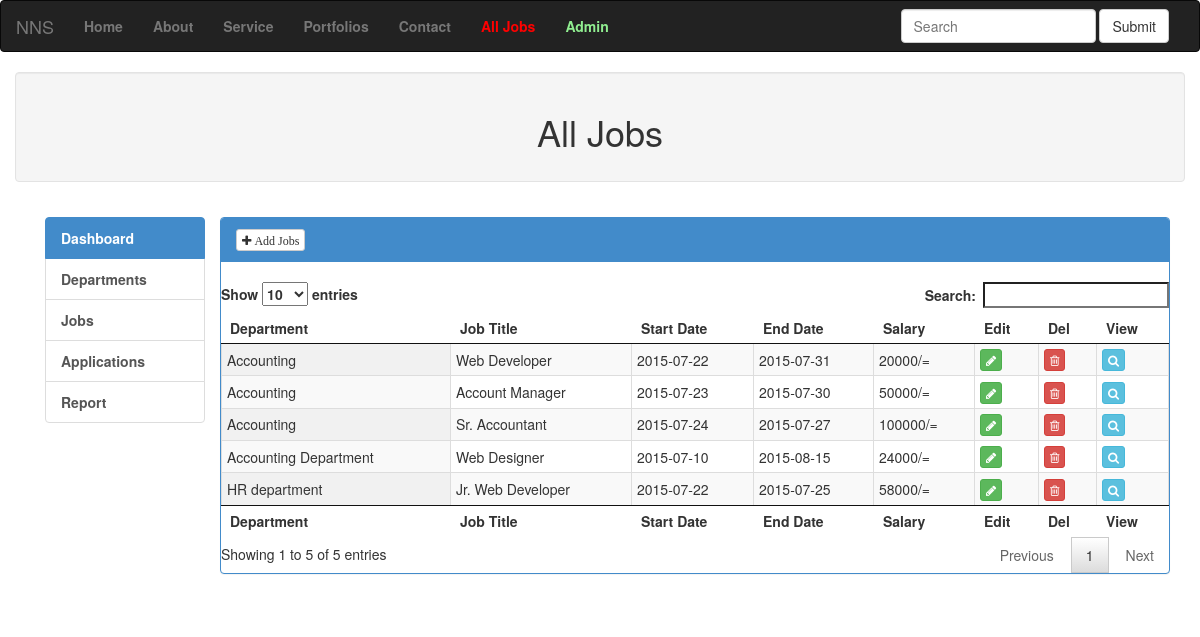
The page /post_controller/jobs on the database its author committed.
### tables this page shows
CREATE TABLE IF NOT EXISTS `job_posts` (
`id` int(11) NOT NULL,
  `department_id` int(11) NOT NULL,
  `job_title` varchar(50) NOT NULL,
  `requirement` text NOT NULL,
  `experience` varchar(50) NOT NULL,
  `education` text NOT NULL,
  `start_date` date NOT NULL,
  `end_date` date NOT NULL,
  `salary` varchar(12) NOT NULL
);

CREATE TABLE IF NOT EXISTS `departments` (
`id` int(11) NOT NULL,
  `department_name` varchar(50) NOT NULL
);

### application/controllers/Post_controller.php (called while the page is built, shortened)
<?php
class Post_controller extends CI_Controller {
	public function jobs($id=false){
		if($id===false)	{
			$data['jobs']=$this->post_model->get_job();
			$this->load->view('jobs',$data);
		}else{
			$data['jobs']=$this->post_model->get_job($id);
			$data['department']=$this->post_model->get_department();
			$this->load->view('edit_jobs',$data);
		}
	}
}

### index.php (called while the page is built, shortened)
<?php
require_once BASEPATH.'core/CodeIgniter.php';

### application/models/Post_model.php (called while the page is built, shortened)
<?php
class post_model extends CI_Model {
	public function get_job($id=false){
		if($id===false){
			$this->db->select('*');
			$this->db->from('departments');
			$this->db->join('job_posts', 'job_posts.department_id = departments.id');
			$query = $this->db->get();
			return $query->result();
		}
			$this->db->select('*');
			$this->db->from('departments');
			$this->db->join('job_posts', 'job_posts.department_id = departments.id');
			$this->db->where('job_posts.id', $id);
			$query = $this->db->get();
			return $query->row_array();
	}
}

### application/views/jobs.php (the view)
<?php include_once("header.php");?>
<div class="well container"><h1 class="text-center">All Jobs</h1></div>
<div class="container">
	<div class="row">
		<div class="panel-body">
			<div class="col-md-2">
				<?php include_once("sidebar.php");?>
			</div>
			<div class="col-md-10">
				<div class="row">
				   <div class="panel panel-primary">
					  <div class="panel-heading">
						<a href="<?php echo site_url('post_controller/load_add_jobs')?>" class="btn btn-default btn-xs"><i class="fa fa-plus"> Add Jobs</i></a>
					  </div><br>
						<table class="cell-border display compact example" cellspacing="0" width="100%">
							<thead>
								<tr>
									<th>Department</th>
									<th>Job Title</th>
									<th>Start Date</th>
									<th>End Date</th>
									<th>Salary</th>
									<th>Edit</th>
									<th>Del</th>
									<th>View</th>
								</tr>
							</thead>
							<tbody>
							<?php
								foreach($jobs as $job){
							?>
								<tr>
									<td><?php echo $job->department_name?></td>
									<td><?php echo $job->job_title?></td>
									<td><?php echo $job->start_date?></td>
									<td><?php echo $job->end_date?></td>
									<td><?php echo $job->salary?></td>
									<td><a class="btn btn-success btn-xs" href="<?php echo site_url('post_controller/jobs/'.$job->id);?>"><i class="fa fa-pencil"></i></a></td>
									<td><a class="btn btn-danger btn-xs" href="<?php echo site_url('post_controller/del_job/'.$job->id);?>"><i class="fa fa-trash-o"></i></a></td>
									<td><a class="btn btn-info btn-xs" href="<?php echo site_url('post_controller/job_view/'.$job->id);?>"><i class="fa fa-search"></i></a></td>
								</tr>
								<?php }?>
							</tbody>
							<tfoot>
								<tr>
									<th>Department</th>
									<th>Job Title</th>
									<th>Start Date</th>
									<th>End Date</th>
									<th>Salary</th>
									<th>Edit</th>
									<th>Del</th>
									<th>View</th>
								</tr>
							</tfoot>
						</table>
					</div>
				</div>
			</div>
		</div>
	</div>
</div>
<?php include_once("footer.php");?>

### rows shown on the page
job_posts: department.department_name "Accounting", job_title "Web Developer", start_date "2015-07-22", end_date "2015-07-31", salary "20000/="
job_posts: department.department_name "Accounting Department", job_title "Web Designer", start_date "2015-07-10", end_date "2015-08-15", salary "24000/="
job_posts: department.department_name "HR department", job_title "Jr. Web Developer", start_date "2015-07-22", end_date "2015-07-25", salary "58000/="
job_posts: department.department_name "Accounting", job_title "Account Manager", start_date "2015-07-23", end_date "2015-07-30", salary "50000/="
job_posts: department.department_name "Accounting", job_title "Sr. Accountant", start_date "2015-07-24", end_date "2015-07-27", salary "100000/="
